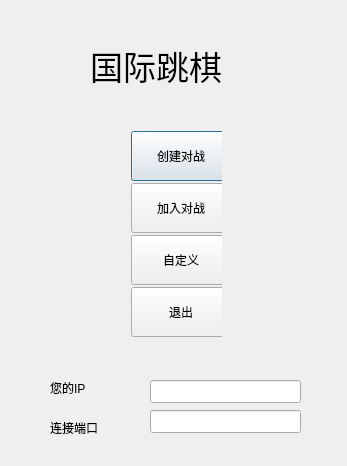
<?xml version="1.0" encoding="UTF-8"?>
<ui version="4.0">
 <class>Dialog</class>
 <widget class="QDialog" name="Dialog">
  <property name="geometry">
   <rect>
    <x>0</x>
    <y>0</y>
    <width>347</width>
    <height>466</height>
   </rect>
  </property>
  <property name="windowTitle">
   <string>Dialog</string>
  </property>
  <widget class="QLabel" name="label">
   <property name="geometry">
    <rect>
     <x>90</x>
     <y>10</y>
     <width>181</width>
     <height>111</height>
    </rect>
   </property>
   <property name="font">
    <font>
     <pointsize>25</pointsize>
    </font>
   </property>
   <property name="text">
    <string>国际跳棋</string>
   </property>
  </widget>
  <widget class="QLabel" name="label_2">
   <property name="geometry">
    <rect>
     <x>50</x>
     <y>380</y>
     <width>72</width>
     <height>15</height>
    </rect>
   </property>
   <property name="text">
    <string>您的IP</string>
   </property>
  </widget>
  <widget class="QLabel" name="label_3">
   <property name="geometry">
    <rect>
     <x>50</x>
     <y>420</y>
     <width>72</width>
     <height>15</height>
    </rect>
   </property>
   <property name="text">
    <string>连接端口</string>
   </property>
  </widget>
  <widget class="QLineEdit" name="yourip">
   <property name="geometry">
    <rect>
     <x>150</x>
     <y>380</y>
     <width>151</width>
     <height>23</height>
    </rect>
   </property>
   <property name="alignment">
    <set>Qt::AlignRight|Qt::AlignTrailing|Qt::AlignVCenter</set>
   </property>
   <property name="readOnly">
    <bool>true</bool>
   </property>
  </widget>
  <widget class="QLineEdit" name="yourdk">
   <property name="geometry">
    <rect>
     <x>150</x>
     <y>410</y>
     <width>151</width>
     <height>23</height>
    </rect>
   </property>
   <property name="alignment">
    <set>Qt::AlignRight|Qt::AlignTrailing|Qt::AlignVCenter</set>
   </property>
   <property name="readOnly">
    <bool>false</bool>
   </property>
  </widget>
  <widget class="QWidget" name="layoutWidget">
   <property name="geometry">
    <rect>
     <x>120</x>
     <y>120</y>
     <width>102</width>
     <height>223</height>
    </rect>
   </property>
   <layout class="QVBoxLayout" name="verticalLayout">
    <item>
     <widget class="QPushButton" name="creatgame">
      <property name="minimumSize">
       <size>
        <width>100</width>
        <height>50</height>
       </size>
      </property>
      <property name="maximumSize">
       <size>
        <width>100</width>
        <height>50</height>
       </size>
      </property>
      <property name="text">
       <string>创建对战</string>
      </property>
     </widget>
    </item>
    <item>
     <widget class="QPushButton" name="joingame">
      <property name="minimumSize">
       <size>
        <width>100</width>
        <height>50</height>
       </size>
      </property>
      <property name="maximumSize">
       <size>
        <width>100</width>
        <height>50</height>
       </size>
      </property>
      <property name="text">
       <string>加入对战</string>
      </property>
     </widget>
    </item>
    <item>
     <widget class="QPushButton" name="mydraughts">
      <property name="minimumSize">
       <size>
        <width>100</width>
        <height>50</height>
       </size>
      </property>
      <property name="text">
       <string>自定义</string>
      </property>
     </widget>
    </item>
    <item>
     <widget class="QPushButton" name="close">
      <property name="minimumSize">
       <size>
        <width>100</width>
        <height>50</height>
       </size>
      </property>
      <property name="maximumSize">
       <size>
        <width>100</width>
        <height>50</height>
       </size>
      </property>
      <property name="text">
       <string>退出</string>
      </property>
     </widget>
    </item>
   </layout>
  </widget>
 </widget>
 <layoutdefault spacing="6" margin="11"/>
 <resources/>
 <connections/>
</ui>
